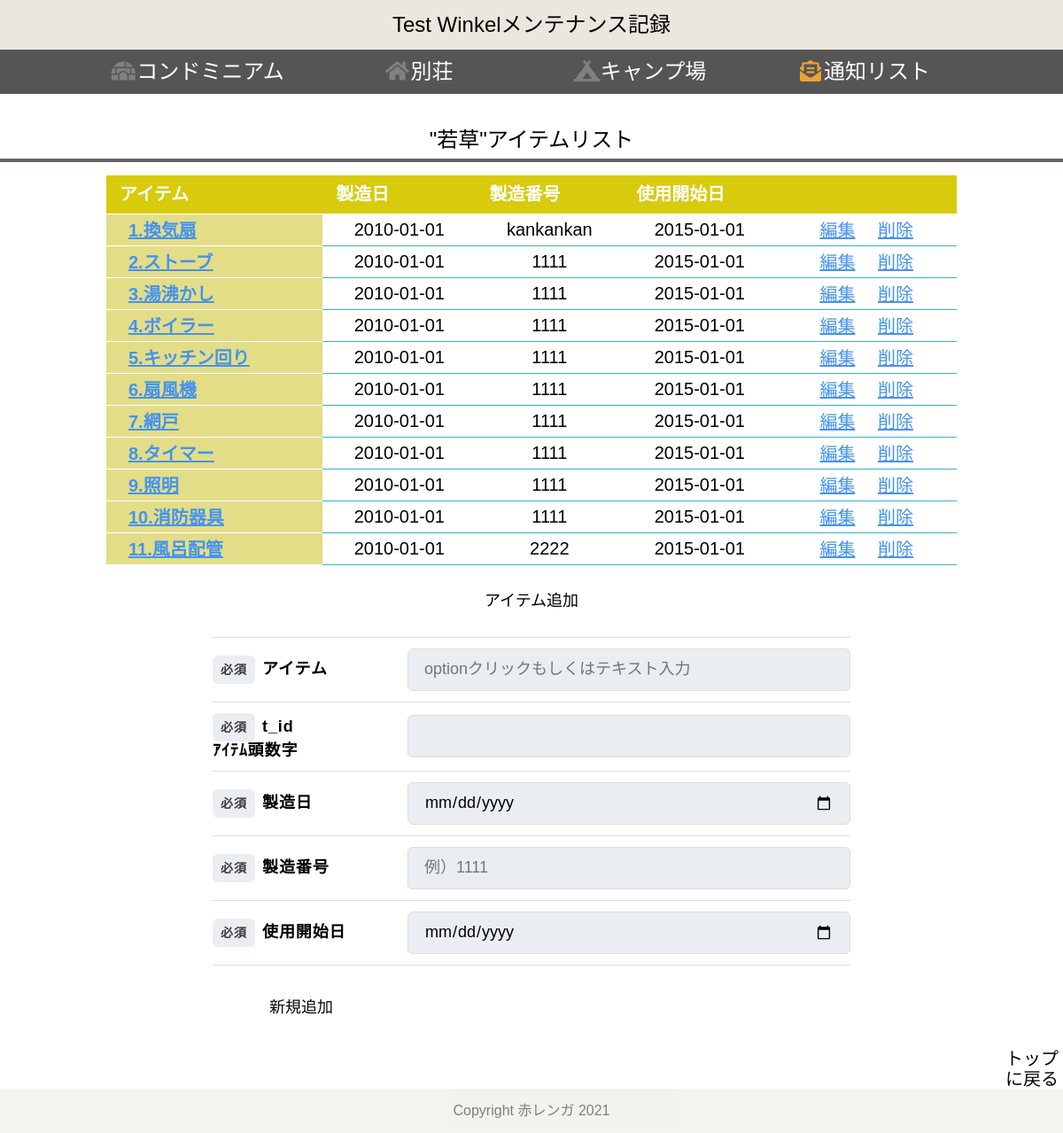
The app's page /w_itemlist/1 with its own data.
### tables this page shows
CREATE TABLE "items" (
	"id"	INTEGER,
	"ios_id"	INTEGER,
	"room"	TEXT,
	"table_name"	TEXT,
	PRIMARY KEY("id" AUTOINCREMENT)
);

CREATE TABLE "wakakusa" (
	"taskid"	INTEGER,
	"item_id"	INTEGER,
	"t_id"	INTEGER,
	"item"	TEXT,
	"pro_date"	INTEGER,
	"pro_number"	TEXT,
	"set_date"	DATE,
	"t_date"	DATE,
	"task"	TEXT,
	"notice"	DATE,
	"nt_id"	INTEGER,
	PRIMARY KEY("taskid" AUTOINCREMENT)
);

### app.py (the view)
@app.route("/w_itemlist/<int:id>")
def w_itemlist(id):
    conn = sqlite3.connect("w_MN.db")
    c = conn.cursor()
    c.execute("select id from items where id = ?" , (id,))
    id = c.fetchone()[0]
    c.execute("select room from items where id = ?" , (id,))
    room = c.fetchone()[0]
    c.execute("select table_name from items where id = ?" , (id,))
    table_name = c.fetchone()[0]
    c.execute("select taskid, t_id, item, pro_date, pro_number, set_date from %s where pro_date is NOT NULL" % (table_name))
    itemlist = []
    item_list = []
    for row in c.fetchall():
        itemlist = dict({"taskid":row[0],"t_id":row[1], "item":row[2], "pro_date":row[3],"pro_number":row[4], "set_date":row[5]})
        item_list.append(itemlist)
    c.close()
    return render_template("w_itemlist.html" , w_item_list = item_list, table_name = table_name, room = room, id = id)

### templates/w_itemlist.html (shortened to what this page needs)
{% extends 'w_base_test2.html' %}
{% block content %}
<h2>"{{room}}"アイテムリスト</h2>
<table class="table_list" width="80%">
    <thead>
        <tr>
            <th>アイテム</th>
            <th>製造日</th>
            <th>製造番号</th>
            <th>使用開始日</th>
            <th></th>
        </tr>
    </thead>
    {% for item in w_item_list %}
    <tbody>
        <tr>
            <th label="アイテム"><a href="/w_tasklist/{{id}}/{{item['t_id']}}" class="btn4">{{item['item']}}</a></th>
            <td label="製造日　"><p>{{item["pro_date"]}}</p></td>
            <td label="製造番号"><p>{{item["pro_number"]}}</p></td>
            <td label="使用開始日"><p>{{item["set_date"]}}</p></td>
            <td>
                <div class="btn_top">
                    <a href="/edit/w_itemlist/{{id}}/{{item['taskid']}}" class="btn4">編集</a>
                    <a href="/del/w_itemlist/{{id}}/{{item['taskid']}}" onclick="return confirm('削除しますか？')" class="btn4">削除</a>
                </div>
            </td>
        </tr>
    </tbody>
    {% endfor %}
</table>
<form action="/add/w_itemlist/{{id}}" method="POST">
        <h3>アイテム追加</h3>
    <div class="Form">
        <div class="Form-Item">
            <p class="Form-Item-Label"><span class="Form-Item-Label-Required">必須</span>アイテム</p>
            <input type="text" name="item"  class="Form-Item-Input" list="item_list" placeholder="optionクリックもしくはテキスト入力" autocomplete="off">
        </div>
        <div class="Form-Item">
            <p class="Form-Item-Label"><span class="Form-Item-Label-Required">必須</span>t_id<br>ｱｲﾃﾑ頭数字</p>
            <input type="integer" name="t_id"  class="Form-Item-Input">
        </div>
        <div class="Form-Item">
            <p class="Form-Item-Label isMsg"><span class="Form-Item-Label-Required">必須</span>製造日　</p>
            <input type="date" name="pro_date" class="Form-Item-Input" placeholder="例）2021-1-23">
        </div>
        <div class="Form-Item">
            <p class="Form-Item-Label isMsg"><span class="Form-Item-Label-Required">必須</span>製造番号</p>
            <input type="text" name="pro_number" class="Form-Item-Input" placeholder="例）1111">
        </div>
        <div class="Form-Item">
            <p class="Form-Item-Label isMsg"><span class="Form-Item-Label-Required">必須</span>使用開始日</p>
            <input type="date" name="set_date" class="Form-Item-Input" placeholder="例）2021-1-23">
        </div>
    </div>
<div>
    <button type="submit" class="btn1">新規追加</button>
</div>
</form>
<div class="btn_top1">
    <a href="/" type="button" class="btn5">トップに戻る</a>
</div>
{% endblock %}

### templates/w_base_test2.html (shortened to what this page needs)
<!DOCTYPE html>
<html lang="ja">
<head>
    <link rel="stylesheet" href="/static/css/reset.css">
    <link rel="stylesheet" href="/static/css/w_style.css">
    <link rel="stylesheet" href="https://use.fontawesome.com/releases/v5.6.4/css/all.css">
</head>
<body>
    <header>
        <div>
            <a class="top" href="/">Test Winkelメンテナンス記録</a>
        </div>
        <div class="drawer_menu">
            <nav class="drawer_nav_wrapper">
                <ul class="drawer_nav">
                    <li>
                        <a href="#"><i class="fas fa-igloo my-gray fa-fw"></i>コンドミニアム</a>
                    </li>
                    <li>
                        <a href="#"><i class="fas fa-home my-gray fa-fw"></i>別荘 </a>
                    </li>
                    <li>
                        <a href="#"><i class="fas fa-campground my-gray fa-fw"></i>キャンプ場 </a>
                    </li>
                    <li>
                        <a href="/notice/w_tasklist"><i class="fas fa-envelope-open-text my-orange fa-fw"></i>通知リスト</a>
                    </li>
                </ul>
            </nav>
        </div>
    </header>
    {% block content %}{% endblock %}
</body>
<footer>
    <p class="footer">Copyright 赤レンガ 2021</p>
</footer>
</html>

### static/css/w_style.css (style rules this page uses)
body { font-family: "Noto Sans Japanese", "ヒラギノ角ゴ Pro W3", "Hiragino Kaku Gothic Pro", "ヒラギノ角ゴ ProN W3", "Hiragino Kaku Gothic ProN", "游ゴシック", YuGothic, "メイリオ", "Meiryo", "HGPｺﾞｼｯｸM", "Osaka", "ＭＳ Ｐゴシック", sans-serif, Century Gothic, Arial; }
.top { width: 100%; background-color: rgb(235, 231, 222); font-size: 24px; line-height: 1; padding: 16px 10px; text-align: center; }
.my-gray { color: gray }
.my-orange { color: #eca130 }
p { text-align: center; font-size: 20px; }
a { color:black; display: inline-block; font-size: 24px; }
h2 { font-size: 24px; margin-top: 30px; margin-bottom: 15px; text-align:center; line-height: 1.8; border-bottom: solid 4px rgb(105, 96, 96); }
h3 { font-size: 18px; text-align:center; margin: 30px; }
table { table-layout: auto; margin-left: auto; margin-right: auto; border-radius: 16px; }
table th { font-size: 20px; padding: 0; }
td { font-size: 20px; }
.table_list { border-collapse: collapse; margin-bottom: 20px; }
.table_list thead th { background: #d8ca0c; padding: 10px 15px; border-bottom:#FFF solid 1px; color:#FFF; }
.table_list tbody th { background:#e3dd88; color:#FFF; padding: 2px 15px; border-bottom:#FFF solid 1px; vertical-align:middle; }
.table_list tbody tr:last-child th { border-bottom:#FFF solid 1px; }
.table_list tbody td { background:#FFF; padding:5px 15px; border-bottom:#3EB1C6 solid 1px; vertical-align:middle; }
form { margin-top: 20px; margin-left: auto; margin-right: auto; max-width: 720px; }
.Form { margin-top: 20px; padding-bottom: 20px; margin-left: auto; margin-right: auto; max-width: 720px; }
.Form-Item { border-top: 1px solid #ddd; padding-top: 12px; padding-bottom: 12px; width: 100%; display: flex; align-items: center; }
.Form-Item:nth-child(5) { border-bottom: 1px solid #ddd; }
.Form-Item-Label { width: 100%; max-width: 180px; letter-spacing: 0.05em; font-weight: bold; font-size: 18px; text-align: left; }
.Form-Item-Label.isMsg { margin-top: 8px; margin-bottom: auto; }
.Form-Item-Label-Required { border-radius: 6px; margin-right: 8px; padding-top: 8px; padding-bottom: 8px; width: 48px; display: inline-block; text-align: center; background: #eaedf2; color: rgb(61, 60, 60); font-size: 14px; }
.Form-Item-Input { border: 1px solid #ddd; border-radius: 6px; margin-left: 40px; padding-left: 1em; padding-right: 1em; height: 48px; flex: 1; width: 100%; background: #eaedf2; font-size: 18px; }
.btn1 { display: inline-block; width: 200px; height: 54px; text-align: center; text-decoration: none; line-height: 54px; outline: none; background-color:white; color: rgb(10, 10, 10); font-size: 18px; border-radius: 4px; margin-bottom: 20px; }
.btn_top { text-align: center; }
.btn_top1 { text-align: right; }
.btn4 { height: 20px; font-size: 20px; border-radius: 8px; color: rgb(68, 147, 238); text-align: center; text-decoration: underline; padding: 2px 10px; }
.btn5 { width: 70px; height: 36px; font-size: 20px; border-radius: 8px; color: rgb(5, 5, 5); text-align: center; padding: 0; }
.footer { bottom: 0; font-size: 16px; color: black; padding: 16px; text-align: center; background-color: rgb(235, 231, 222); opacity: 0.5; }
.drawer_menu a { color: inherit; text-decoration: none; }
.drawer_menu .drawer_nav_wrapper { transform: translate(0); width: 100%; height: 50px; position: relative; top: auto; right: auto; z-index: 100; background-color: #555; }
.drawer_menu .drawer_nav { max-width: 1000px; padding: 0; margin: 0 auto; display: -webkit-flex; display: flex; -webkit-justify-content: center; justify-content: center; list-style-type: none; }
.drawer_menu .drawer_nav li { font-size: 16px; margin: 0; padding: 0; width: 100%; height: 50px; line-height: 50px; background-color: #555; text-align: center; list-style-type: none; }
.drawer_menu .drawer_nav li a { color: #fff; }

### records on screen
items: room "若草"
wakakusa: item "1.換気扇", pro_date "2010-01-01", pro_number "kankankan", set_date "2015-01-01"
wakakusa: item "2.ストーブ", pro_date "2010-01-01", pro_number "1111", set_date "2015-01-01"
wakakusa: item "3.湯沸かし", pro_date "2010-01-01", pro_number "1111", set_date "2015-01-01"
wakakusa: item "4.ボイラー", pro_date "2010-01-01", pro_number "1111", set_date "2015-01-01"
wakakusa: item "5.キッチン回り", pro_date "2010-01-01", pro_number "1111", set_date "2015-01-01"
wakakusa: item "6.扇風機", pro_date "2010-01-01", pro_number "1111", set_date "2015-01-01"
wakakusa: item "7.網戸", pro_date "2010-01-01", pro_number "1111", set_date "2015-01-01"
wakakusa: item "8.タイマー", pro_date "2010-01-01", pro_number "1111", set_date "2015-01-01"
wakakusa: item "9.照明", pro_date "2010-01-01", pro_number "1111", set_date "2015-01-01"
wakakusa: item "10.消防器具", pro_date "2010-01-01", pro_number "1111", set_date "2015-01-01"
wakakusa: item "11.風呂配管", pro_date "2010-01-01", pro_number "2222", set_date "2015-01-01"
